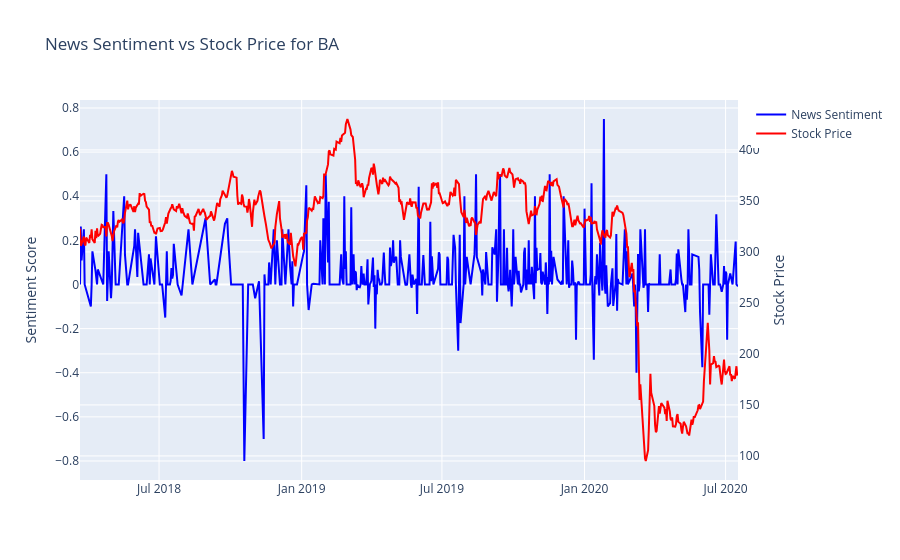

The notebook cell saved with this chart:
### Markdown cell above
## 3. Sentiment Impact Analysis

Now we'll examine how news sentiment correlates with stock price movements.

### Code cell
# Create sentiment vs price visualization
figures = analyzer.visualize_impact_analysis()
if figures and 'sentiment_vs_price' in figures:
    figures['sentiment_vs_price'].show()

### Figure 1 — Plotly figure (JSON) as saved in the notebook; plotly's stock layout.template omitted (floating-point values rounded to 4 significant figures; data arrays with more than 128 entries replaced by an {"elided": "..."} marker saying what was removed)
{"data": [{"line": {"color": "blue"}, "name": "News Sentiment", "type": "scatter", "x": {"elided": "462 str values"}, "y": {"elided": "462 float values"}}, {"line": {"color": "red"}, "name": "Stock Price", "type": "scatter", "x": {"elided": "585 str values"}, "y": {"elided": "585 float values"}, "yaxis": "y2"}], "layout": {"showlegend": true, "title": {"text": "News Sentiment vs Stock Price for BA"}, "yaxis": {"title": {"text": "Sentiment Score"}}, "yaxis2": {"overlaying": "y", "side": "right", "title": {"text": "Stock Price"}}}}
